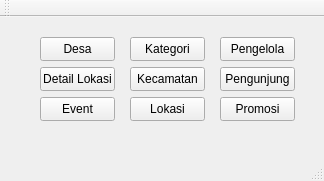
<?xml version="1.0" encoding="UTF-8"?>
<ui version="4.0">
 <class>halamanutama</class>
 <widget class="QMainWindow" name="halamanutama">
  <property name="geometry">
   <rect>
    <x>0</x>
    <y>0</y>
    <width>324</width>
    <height>181</height>
   </rect>
  </property>
  <property name="windowTitle">
   <string>halamanutama</string>
  </property>
  <widget class="QWidget" name="centralwidget">
   <widget class="QPushButton" name="pushButton">
    <property name="geometry">
     <rect>
      <x>40</x>
      <y>20</y>
      <width>75</width>
      <height>24</height>
     </rect>
    </property>
    <property name="text">
     <string>Desa</string>
    </property>
   </widget>
   <widget class="QPushButton" name="pushButton_2">
    <property name="geometry">
     <rect>
      <x>40</x>
      <y>50</y>
      <width>75</width>
      <height>24</height>
     </rect>
    </property>
    <property name="text">
     <string>Detail Lokasi</string>
    </property>
   </widget>
   <widget class="QPushButton" name="pushButton_3">
    <property name="geometry">
     <rect>
      <x>40</x>
      <y>80</y>
      <width>75</width>
      <height>24</height>
     </rect>
    </property>
    <property name="text">
     <string>Event</string>
    </property>
   </widget>
   <widget class="QPushButton" name="pushButton_4">
    <property name="geometry">
     <rect>
      <x>130</x>
      <y>20</y>
      <width>75</width>
      <height>24</height>
     </rect>
    </property>
    <property name="text">
     <string>Kategori</string>
    </property>
   </widget>
   <widget class="QPushButton" name="pushButton_5">
    <property name="geometry">
     <rect>
      <x>130</x>
      <y>50</y>
      <width>75</width>
      <height>24</height>
     </rect>
    </property>
    <property name="text">
     <string>Kecamatan</string>
    </property>
   </widget>
   <widget class="QPushButton" name="pushButton_6">
    <property name="geometry">
     <rect>
      <x>130</x>
      <y>80</y>
      <width>75</width>
      <height>24</height>
     </rect>
    </property>
    <property name="text">
     <string>Lokasi</string>
    </property>
   </widget>
   <widget class="QPushButton" name="pushButton_7">
    <property name="geometry">
     <rect>
      <x>220</x>
      <y>20</y>
      <width>75</width>
      <height>24</height>
     </rect>
    </property>
    <property name="text">
     <string>Pengelola</string>
    </property>
   </widget>
   <widget class="QPushButton" name="pushButton_8">
    <property name="geometry">
     <rect>
      <x>220</x>
      <y>50</y>
      <width>75</width>
      <height>24</height>
     </rect>
    </property>
    <property name="text">
     <string>Pengunjung</string>
    </property>
   </widget>
   <widget class="QPushButton" name="pushButton_9">
    <property name="geometry">
     <rect>
      <x>220</x>
      <y>80</y>
      <width>75</width>
      <height>24</height>
     </rect>
    </property>
    <property name="text">
     <string>Promosi</string>
    </property>
   </widget>
  </widget>
  <widget class="QMenuBar" name="menubar">
   <property name="geometry">
    <rect>
     <x>0</x>
     <y>0</y>
     <width>324</width>
     <height>22</height>
    </rect>
   </property>
  </widget>
  <widget class="QStatusBar" name="statusbar"/>
  <widget class="QToolBar" name="toolBar">
   <property name="windowTitle">
    <string>toolBar</string>
   </property>
   <attribute name="toolBarArea">
    <enum>TopToolBarArea</enum>
   </attribute>
   <attribute name="toolBarBreak">
    <bool>false</bool>
   </attribute>
  </widget>
 </widget>
 <resources/>
 <connections/>
</ui>
